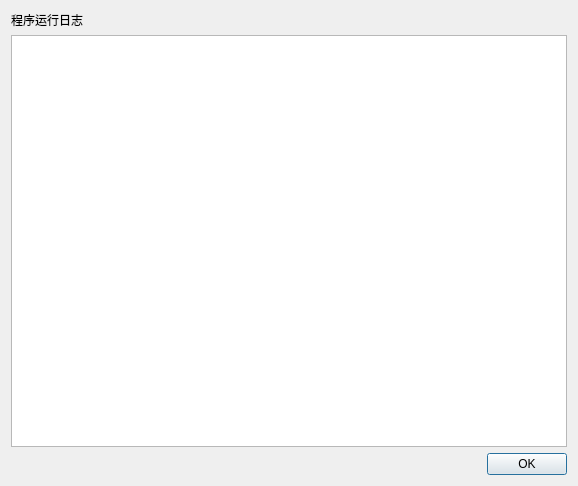
<?xml version="1.0" encoding="UTF-8"?>
<ui version="4.0">
 <class>LogDialog</class>
 <widget class="QDialog" name="LogDialog">
  <property name="geometry">
   <rect>
    <x>0</x>
    <y>0</y>
    <width>578</width>
    <height>486</height>
   </rect>
  </property>
  <property name="windowTitle">
   <string>Dialog</string>
  </property>
  <layout class="QVBoxLayout" name="verticalLayout">
   <item>
    <widget class="QLabel" name="label">
     <property name="text">
      <string>程序运行日志</string>
     </property>
    </widget>
   </item>
   <item>
    <widget class="QTextEdit" name="textEdit"/>
   </item>
   <item>
    <widget class="QDialogButtonBox" name="buttonBox">
     <property name="orientation">
      <enum>Qt::Horizontal</enum>
     </property>
     <property name="standardButtons">
      <set>QDialogButtonBox::Ok</set>
     </property>
    </widget>
   </item>
  </layout>
 </widget>
 <resources/>
 <connections>
  <connection>
   <sender>buttonBox</sender>
   <signal>accepted()</signal>
   <receiver>LogDialog</receiver>
   <slot>accept()</slot>
   <hints>
    <hint type="sourcelabel">
     <x>248</x>
     <y>254</y>
    </hint>
    <hint type="destinationlabel">
     <x>157</x>
     <y>274</y>
    </hint>
   </hints>
  </connection>
  <connection>
   <sender>buttonBox</sender>
   <signal>rejected()</signal>
   <receiver>LogDialog</receiver>
   <slot>reject()</slot>
   <hints>
    <hint type="sourcelabel">
     <x>316</x>
     <y>260</y>
    </hint>
    <hint type="destinationlabel">
     <x>286</x>
     <y>274</y>
    </hint>
   </hints>
  </connection>
 </connections>
</ui>
